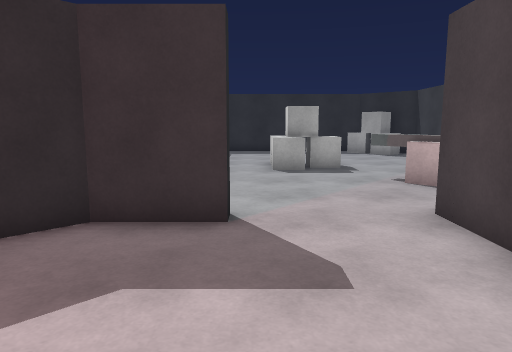
view 1 (above)

23 first-person views from a walk through a 3-D level made in the Unity game engine. The camera is 1.4 m above the floor, tilts 8° down and sees 70° across. The floor is counted in squares, 1 m on a side. Each view is taken from the middle of a square. On the plan, view 1 faces up. The plan holds only what a view shows up to about 16 squares ahead; the rest is blank. The place goes on beyond the plan. Door leaves are left out, so doorways stand open. Surface patterns are stand-ins for the level's own textures.

view 2
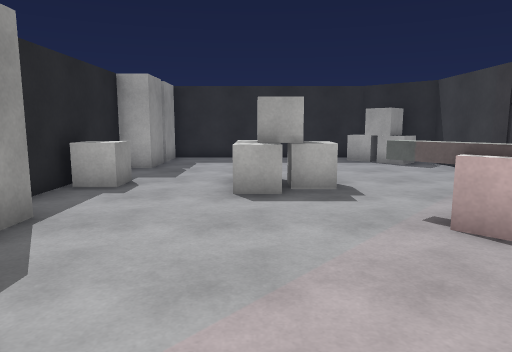

view 3
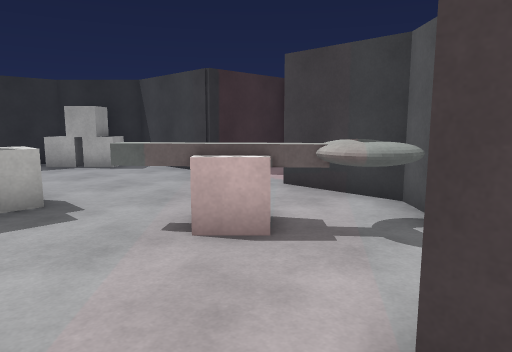

view 4
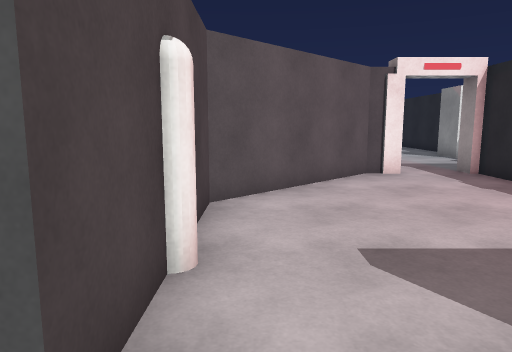

view 5
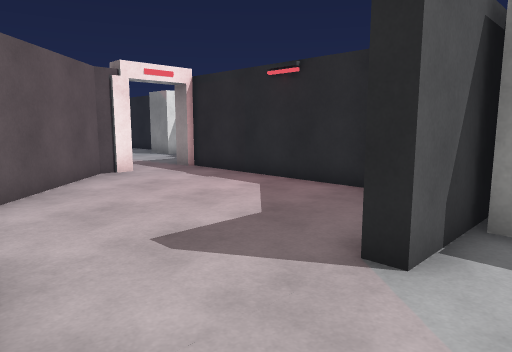

view 6
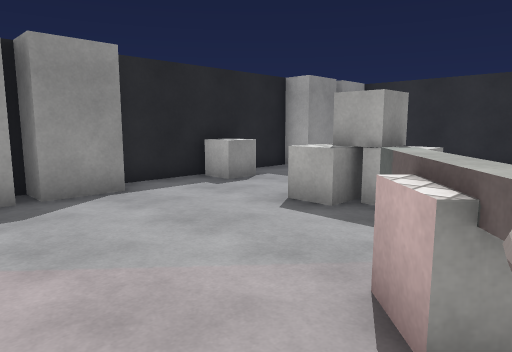

view 7
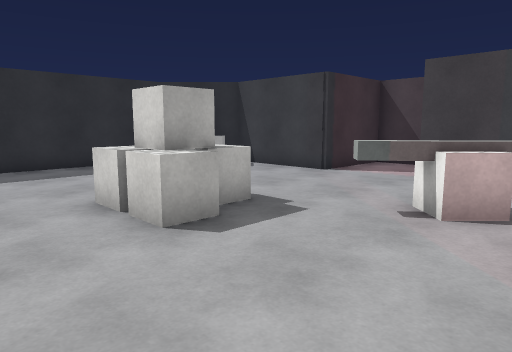

view 8
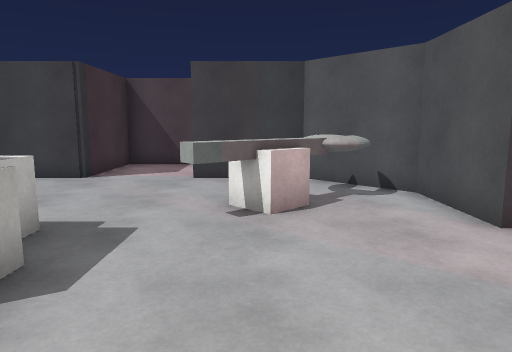

view 9
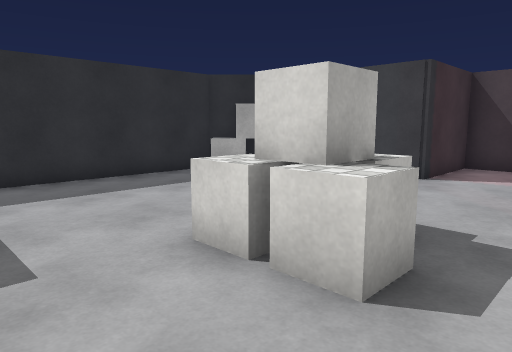

view 10
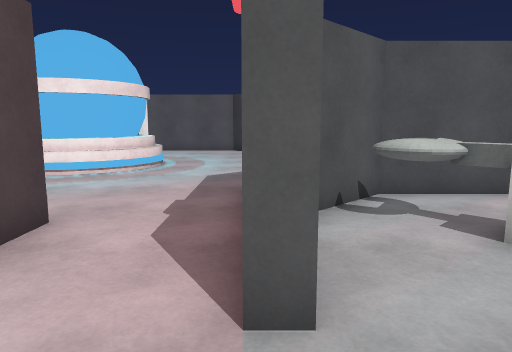

view 11
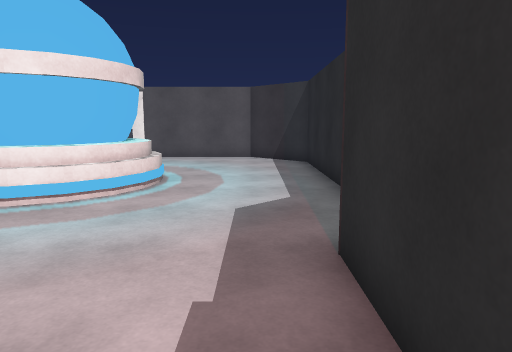

view 12
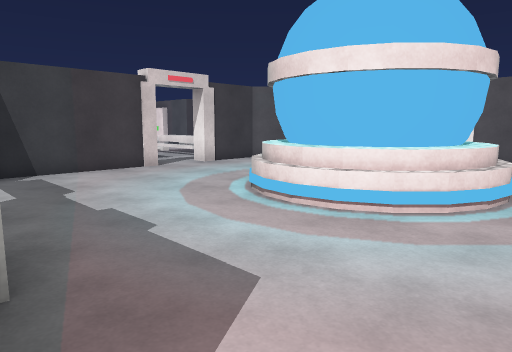

view 13
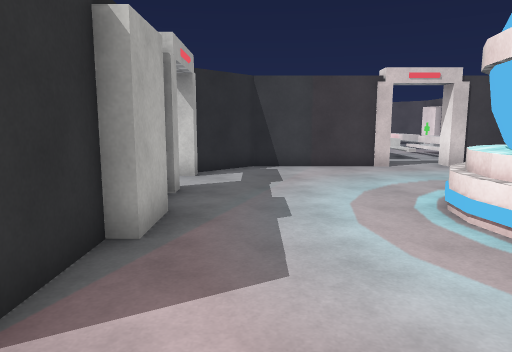

view 14
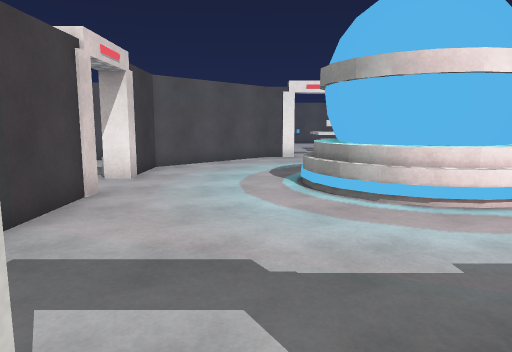

view 15
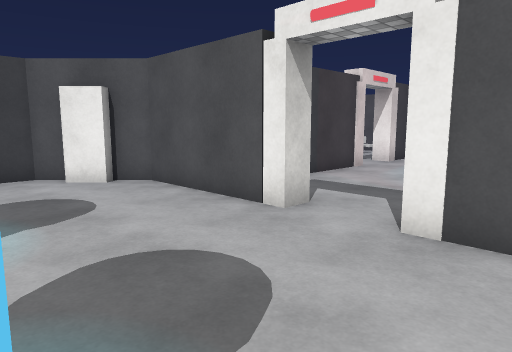

view 16
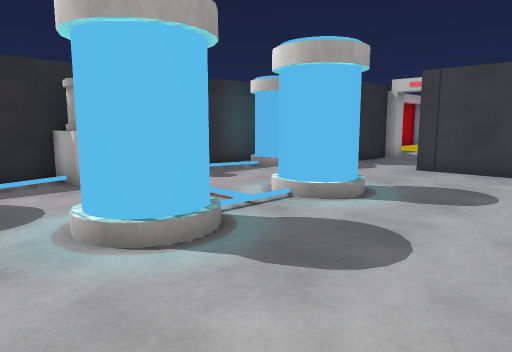

view 17
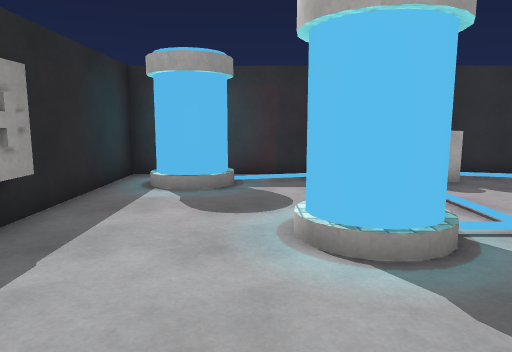

view 18
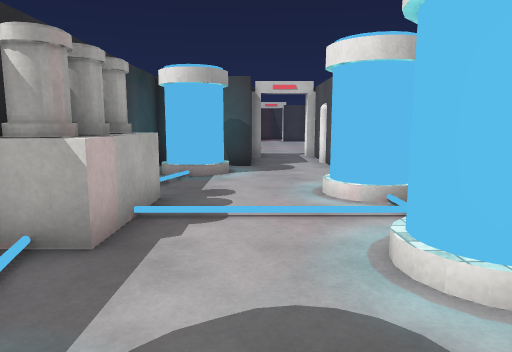

view 19
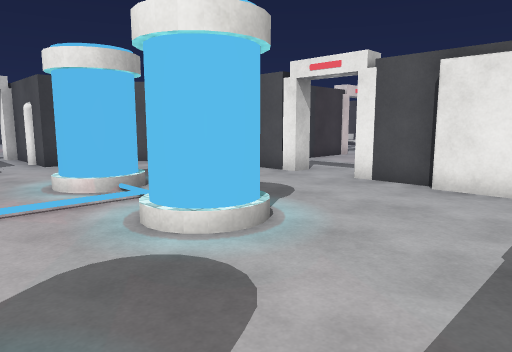

view 20
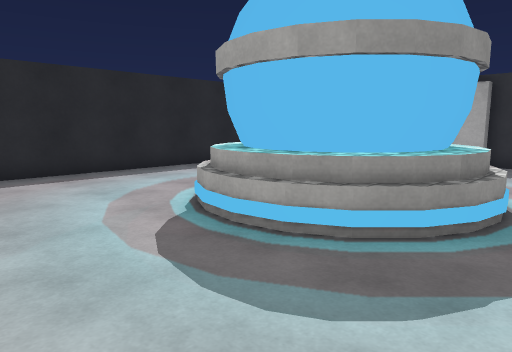

view 21
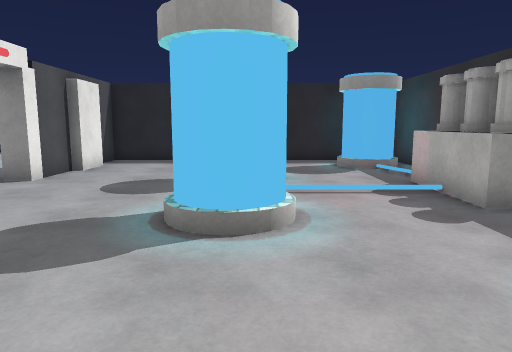

view 22
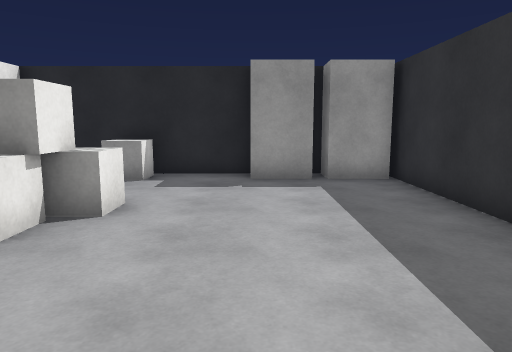

view 23
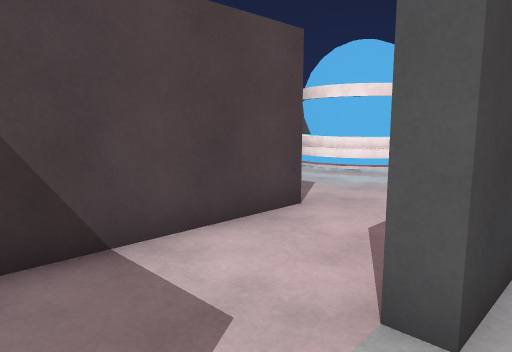

### Floor plan
Key: @ floor where view 1 was taken; # wall or solid block; . floor; / step, stairs or slope; D open door; = window, fence, low wall or low ledge; ^ raised ledge; O other object.
Columns run from 7 left of view 1 to 29 right of it. Each row starts with its distance up from view 1.
 20     ##########    ######   ######
 19     O.......O##   #.....OOO#.....#
 18    #O.......OO##  #.OO//OOOO..OOO#
 17    #O........O.#  #.OO.........O.#
 16    #O..........#  #..............####
 15    #...........#  #.................D
 14    #...........####O...OO..OO.......D
 13    #OO..OO........#....OO..OO....#O##
 12    #O...OOO.......#..............#
 11    #..............#..............#
 10    #......O....#..#.............##
  9    #O......OO..#..#............##
  8    #O.......OO.#..###O##DDD#####
  7     O.......OO##............##
  6     O........###.............#
  5     ###...######.............#
  4     ......#   #..............#
  3   #.......O   #......=.......#
  2   #.......#   #....#OO#O.....#
  1   #.......#   #....#OOO#.....D.
  0   #....@..#   #....#   O=....D.^^
 -1   #......##   #....#O O#=....#...
 -2   #.....##    #.....####.....#.
 -3   #....##     #..............#.
 -4   #DD###      #.............##
 -5   ...         #............##
 -6   ...         ##..........##
 -7  ...           #######DD###
 -8 O...

Positions as (right, up) in squares from view 1, and headings:
1: (0, 0), facing up
2: (1, 4), facing up
3: (1, 5), facing up-right
4: (2, 7), facing down
5: (3, 7), facing down-left
6: (5, 6), facing up-left
7: (-2, 7), facing up-right
8: (-2, 9), facing right
9: (-2, 10), facing up-right
10: (8, 13), facing down
11: (9, 9), facing down
12: (10, 8), facing down-right
13: (9, 6), facing right
14: (18, 9), facing down
15: (15, 13), facing down-right
16: (14, 9), facing up-right
17: (15, 9), facing up
18: (13, 16), facing right
19: (12, 17), facing down-right
20: (18, -6), facing up-left
21: (26, 14), facing left
22: (7, 16), facing left
23: (7, 13), facing down-right
